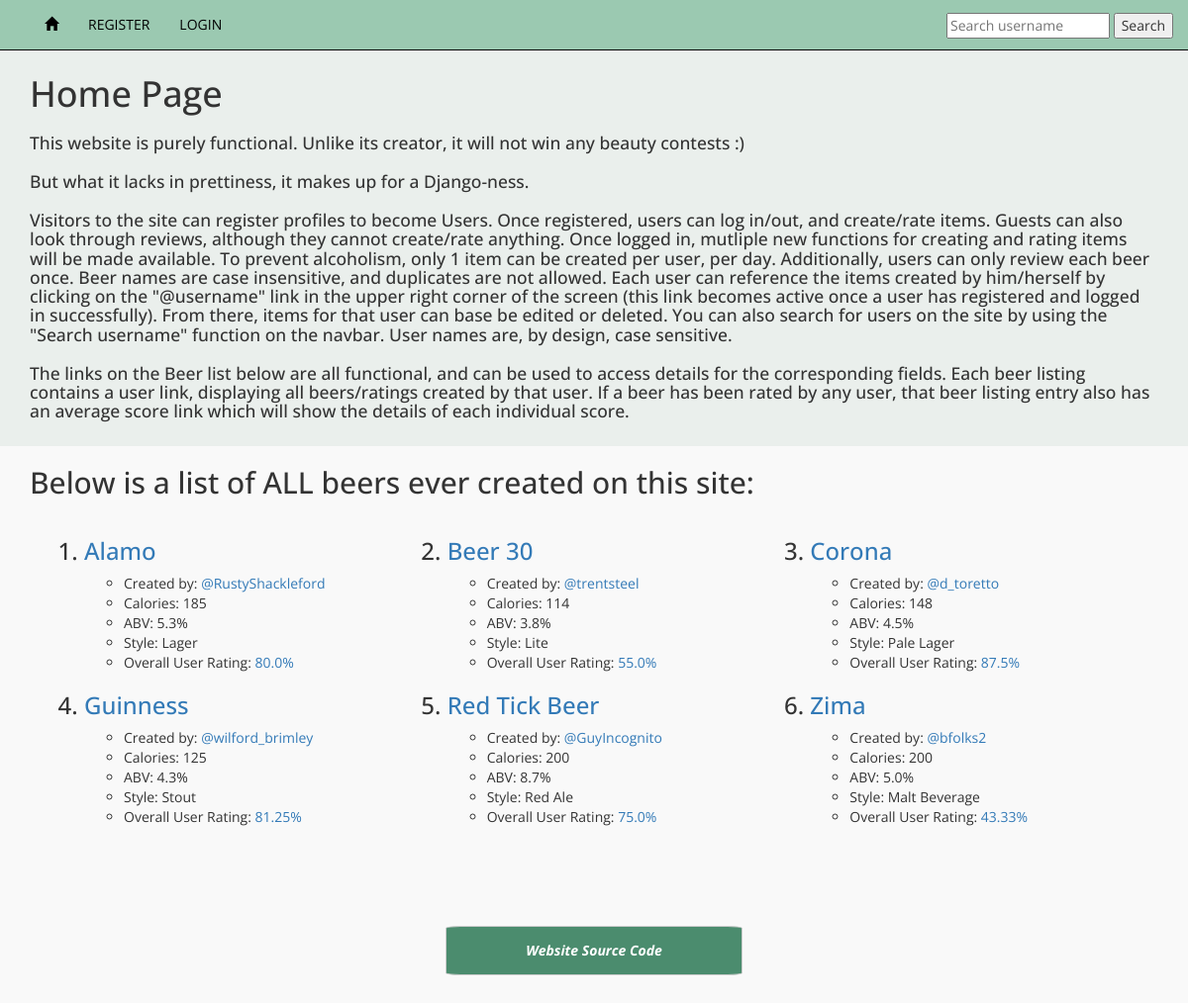
The page / on the database its author committed.
### mybeerapp/models.py (models this page shows, shortened)
class Beer(models.Model):
    user=models.ForeignKey(User, related_name='beers', default=1)
    name=models.CharField(max_length=256)
    slug=models.SlugField(allow_unicode=True, default='')
    calories=models.PositiveIntegerField()
    abv=models.DecimalField(max_digits=3, decimal_places=1)
    style=models.CharField(default="It's a beer", max_length=256)
    location=models.CharField(max_length=256)
    created_at = models.DateTimeField(default=timezone.now)
    glass=models.ForeignKey(Glass, related_name='beers', default=1)
    def _get_total_average(self):
        count=self.ratings.count()
        total=0
        for rating in self.ratings.all():
            total=total+rating.average
        if count==0:
            count=1
        return round((total/count),2)
    total_average = property(_get_total_average)
    def _get_slug_name(self):
        return slugify(self.name)
    slug_name = property(_get_slug_name)

class Rating(models.Model):
    five_choices=(
        (1,'1/5'),
        (2,'2/5'),
        (3,'3/5'),
        (4,'4/5'),
        (5,'5/5'),
    )
    ten_choices=(
        (1,'1/10'),
        (2,'2/10'),
        (3,'3/10'),
        (4,'4/10'),
        (5,'5/10'),
        (6,'6/10'),
        (7,'7/10'),
        (8,'8/10'),
        (9,'9/10'),
        (10,'10/10'),
    )
    user=models.ForeignKey(User, related_name='user_ratings', default=1)
    beer=models.ForeignKey(Beer, related_name='ratings')
    aroma=models.PositiveIntegerField(choices=five_choices)
    appearance=models.PositiveIntegerField(choices=five_choices)
    taste=models.PositiveIntegerField(choices=ten_choices) #taste is weighted
    def _get_average(self):
        return round(((self.aroma + self.appearance + self.taste)/20)*100)
    average = property(_get_average)

### mybeerapp/views.py (the view)
# urls.py: url(r'^$', views.index, name='index'),
def index(request):
    beers=Beer.objects.all().order_by('name')
    return render(request, 'index.html', {'beers':beers})

### templates/index.html (shortened to what this page needs)
{% extends 'base.html' %}
{% block unbound %}
  <div class="introsection">
    <div class="container">
      <h1>Home Page</h1>
      <h3>This website is purely functional.  Unlike its creator, it will not win any beauty contests :) </h3>
      <h3>But what it lacks in prettiness, it makes up for a Django-ness.</h3>
      <h3>Visitors to the site can register profiles to become Users.  Once registered, users can log in/out, and create/rate items.
      Guests can also look through reviews, although they cannot create/rate anything.  Once logged in, mutliple new functions for
      creating and rating items will be made available.  To prevent alcoholism, only 1 item can be created per user, per day.
      Additionally, users can only review each beer once.  Beer names are case insensitive, and duplicates are not allowed.
      Each user can reference the items created by him/herself by clicking on the "@username" link in the upper right corner of the
      screen (this link becomes active once a user has registered and logged in successfully).  From there, items for that user can base be
      edited or deleted.  You can also search for users on the site by using the "Search username" function on the navbar.
      User names are, by design, case sensitive.</h3>
      <h3>The links on the Beer list below are all functional, and can be used to access details for the corresponding fields.
      Each beer listing contains a user link, displaying all beers/ratings created by that user.
      If a beer has been rated by any user, that beer listing entry also has an average score link which will show
      the details of each individual score.</h3>
    </div>
  </div>
  <div class="middlesection">
    <div class="container">
      <h2>Below is a list of ALL beers ever created on this site:</h2>
      <ol>
        <div class="table">
          {% for beer in beers %}
            <div class="col-md-4 col-xs-6">
              <h3><li><a href="{% url 'mybeerapp:beer_details' slug=beer.slug %}">{{beer.name}}</a></li></h3>
              <ul>
                <li>Created by: <a href="{% url 'mybeerapp:user_beerlist' username=beer.user.username %}">@{{beer.user}}</a></li>
                <li>Calories: {{beer.calories}}</li>
                <li>ABV: {{beer.abv}}%</li>
                <li>Style: {{beer.style}}</li>
                {% if beer.ratings.count %}
                  <li>Overall User Rating: <a href="{% url 'mybeerapp:rating_details' slug=beer.slug %}">{{beer.total_average}}%</a></li>
                {% endif %}
              </ul>
            </div>
          {% endfor %}
        </div>
      </ol>
    </div>
  </div>
  <div class="container">
    <div class="source_button">
      <a href="https://github.com/bfolks2/Python-Challenge-Beer-API"><button class="btn btn-default" type="button">Website Source Code</button></a>
    </div>
  </div>
{% endblock %}

### static/BeerAPI/css/master9.css (style rules this page uses)
body { background-color: #f9f9f9; padding-top: 30px; padding-bottom: 30px; font-family: 'Open Sans',sans-serif; }
.introsection .container h3 { font-size: 1.25em; }
.introsection { padding-top: 25px; padding-bottom: 15px; background-color: #eaefec; }
.source_button { padding-top: 100px; text-align: center; }
.btn-default { background-color: #4b8c6e; color: white; font-weight: bold; font-style: italic; width: 300px; height: 50px; border-radius: 5%; }

### rows shown on the page
Beer: name "Alamo", user "RustyShackleford", calories "185", abv "5.3", style "Lager", total_average "80.0"
Beer: name "Beer 30", user "trentsteel", calories "114", abv "3.8", style "Lite", total_average "55.0"
Beer: name "Corona", user "d_toretto", calories "148", abv "4.5", style "Pale Lager", total_average "87.5"
Beer: name "Guinness", user "wilford_brimley", calories "125", abv "4.3", style "Stout", total_average "81.25"
Beer: name "Red Tick Beer", user "GuyIncognito", calories "200", abv "8.7", style "Red Ale", total_average "75.0"
Beer: name "Zima", user "bfolks2", calories "200", abv "5.0", style "Malt Beverage", total_average "43.33"
